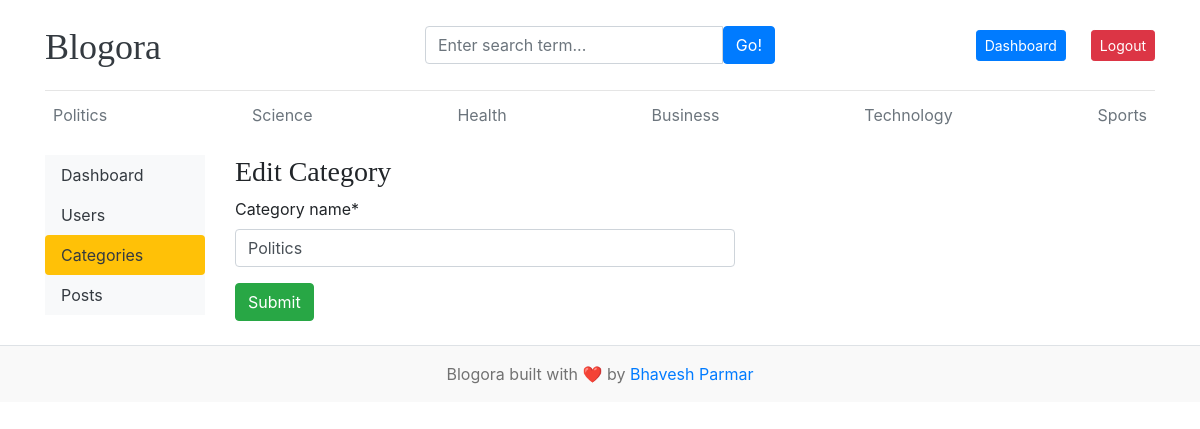
The app's page /dashboard/categories/edit/2/ (signed in) with its own data.
### blogs/models.py (models this page shows, shortened)
class Category(models.Model):
    category_name = models.CharField(max_length=100, unique=True)
    created_at = models.DateTimeField(auto_now_add=True)
    updated_at = models.DateTimeField(auto_now=True)
    class Meta:
        verbose_name_plural = 'categories'

### dashboards/views.py (the view)
# urls.py: path('categories/edit/<int:pk>/', views.edit_category, name='edit_category'),
@login_required(login_url='login')
def edit_category(request, pk):
    category = get_object_or_404(Category, pk=pk)
    if request.method == 'POST':
        form = CategoryForm(request.POST, instance=category)
        if form.is_valid():
            form.save()
            return redirect('categories')
    form = CategoryForm(instance=category)
    con = {
        'form':form,
        'category':category,
    }
    return render(request, 'dashboard/edit_category.html', con)

### dashboards/forms.py
class CategoryForm(forms.ModelForm):
    class Meta:
        model = Category
        fields = '__all__'

### blogs/context_processors.py (called while the page is built)
def get_categories(request):
    categories = Category.objects.all()
    return dict(categories=categories)

def get_about(request):
    about = About.objects.first()
    return dict(about=about)

def get_social_links(request):
    social_links = SocialLinks.objects.all()
    return dict(social_links=social_links)

### templates/dashboard/edit_category.html (shortened to what this page needs)
{% extends 'base.html' %}
{% load crispy_forms_tags %}
{% block content %}
    <div class="row">
        {% include 'dashboard/sidebar.html' %}
        <div class="col-md-10">
            {% if perms.blogs.change_category %}
                <h3>Edit Category</h3>
                <form action="{% url 'edit_category' category.pk %}" method="POST" style="width: 500px;">
                    {{ form | crispy }}
                    <button type="submit" class="btn btn-success">Submit</button>
                </form>
            {% else %}
                <h5 class="text-center text-danger">Permission Denied!</h5>
            {% endif %}
        </div>
    </div>
{% endblock %}

### templates/base.html (shortened to what this page needs)
{% load static %}
<!doctype html>
<html lang="en">
<head>
  <link rel="stylesheet" href="https://cdn.jsdelivr.net/npm/bootstrap@4.0.0/dist/css/bootstrap.min.css" />
  <link href="{% static 'css/blog.css' %}" rel="stylesheet" />
  <link rel="stylesheet" href="https://cdnjs.cloudflare.com/ajax/libs/font-awesome/6.5.0/css/all.min.css">
</head>
<body>
  <div class="container">
    <header class="blog-header py-3">
      <div class="row flex-nowrap justify-content-between align-items-center">
        <div class="col-4 pt-1">
          <a class="blog-header-logo text-dark" href="/">Blogora</a>
        </div>
        <div class="col-4">
          <form action="{% url 'search' %}" method="GET">
            <div class="input-group">
              <input class="form-control" name="keyword" value="{{ keyword }}" type="text" placeholder="Enter search term..." aria-label="Enter search term...">
              <button class="btn btn-primary" id="button-search" type="submit">Go!</button>
            </div>
          </form>
        </div>
        <div class="col-4 d-flex justify-content-end align-items-center">
          {% if not user.is_authenticated %}
            <a class="btn btn-sm btn-warning" href="{% url 'login' %}">Login</a>
            <a class="btn btn-sm btn-outline-secondary ml-2" href="{% url 'register' %}">Register</a>
          {% else %}
            <div style="color: blue;">
              <span><a class="btn btn-sm btn-primary" href="{% url 'dashboard' %}">Dashboard</a></span>
              <a class="btn btn-sm btn-danger" href="{% url 'logout' %}">Logout</a>
            </div>
          {% endif %}
        </div>
      </div>
    </header>
    <div class="nav-scroller py-1 mb-3">
      <nav class="nav d-flex justify-content-between flex-wrap">
        {% for cat in categories %}
          <a class="p-2 text-muted text-dark" href="{% url 'post_by_category' cat.pk %}">
            {{ cat.category_name }}
          </a>
        {% empty %}
          <span class="text-muted p-2">No categories</span>
        {% endfor %}
      </nav>
    </div>
    {% block content %}
    {% endblock %}
  </div>
  <footer class="blog-footer text-center py-3 mt-4 border-top">
    <p class="mb-0">
      Blogora built with ❤️ by <a href="#">Bhavesh Parmar</a>
    </p>
  </footer>
</body>
</html>

### blog_main/static/css/blog.css (style rules this page uses)
.blog-header { border-bottom: 1px solid #e5e5e5; }
.blog-header-logo { font-family: "Playfair Display", Georgia, "Times New Roman", serif; font-size: 2.25rem; }
h1, h2, h3, h4, h5, h6 { font-family: "Playfair Display", Georgia, "Times New Roman", serif; }
.blog-footer { padding: 2.5rem 0; color: #727272; text-align: center; background-color: #f9f9f9; border-top: .05rem solid #e5e5e5; }
.blog-footer p:last-child { margin-bottom: 0; }

### records on screen
Category: category_name "Politics"
Category: category_name "Science"
Category: category_name "Health"
Category: category_name "Business"
Category: category_name "Technology"
Category: category_name "Sports"
